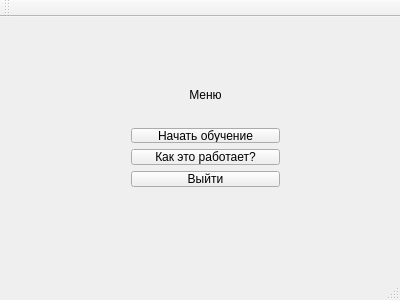
<?xml version="1.0" encoding="UTF-8"?>
<ui version="4.0">
 <class>MainWindow</class>
 <widget class="QMainWindow" name="MainWindow">
  <property name="geometry">
   <rect>
    <x>0</x>
    <y>0</y>
    <width>400</width>
    <height>300</height>
   </rect>
  </property>
  <property name="windowTitle">
   <string>MainWindow</string>
  </property>
  <widget class="QWidget" name="centralWidget">
   <widget class="QWidget" name="layoutWidget">
    <property name="geometry">
     <rect>
      <x>120</x>
      <y>60</y>
      <width>171</width>
      <height>121</height>
     </rect>
    </property>
    <layout class="QVBoxLayout" name="verticalLayout">
     <item>
      <widget class="QLabel" name="label_2">
       <property name="enabled">
        <bool>true</bool>
       </property>
       <property name="text">
        <string>Меню</string>
       </property>
       <property name="alignment">
        <set>Qt::AlignCenter</set>
       </property>
      </widget>
     </item>
     <item>
      <widget class="QLabel" name="label">
       <property name="text">
        <string/>
       </property>
      </widget>
     </item>
     <item>
      <widget class="QPushButton" name="Begin">
       <property name="sizePolicy">
        <sizepolicy hsizetype="Minimum" vsizetype="Fixed">
         <horstretch>0</horstretch>
         <verstretch>0</verstretch>
        </sizepolicy>
       </property>
       <property name="text">
        <string>Начать обучение</string>
       </property>
      </widget>
     </item>
     <item>
      <widget class="QPushButton" name="About">
       <property name="text">
        <string>Как это работает?</string>
       </property>
      </widget>
     </item>
     <item>
      <widget class="QPushButton" name="Exit">
       <property name="text">
        <string>Выйти</string>
       </property>
      </widget>
     </item>
    </layout>
   </widget>
  </widget>
  <widget class="QMenuBar" name="menuBar">
   <property name="geometry">
    <rect>
     <x>0</x>
     <y>0</y>
     <width>400</width>
     <height>22</height>
    </rect>
   </property>
  </widget>
  <widget class="QToolBar" name="mainToolBar">
   <attribute name="toolBarArea">
    <enum>TopToolBarArea</enum>
   </attribute>
   <attribute name="toolBarBreak">
    <bool>false</bool>
   </attribute>
  </widget>
  <widget class="QStatusBar" name="statusBar"/>
 </widget>
 <layoutdefault spacing="6" margin="11"/>
 <resources/>
 <connections/>
</ui>
